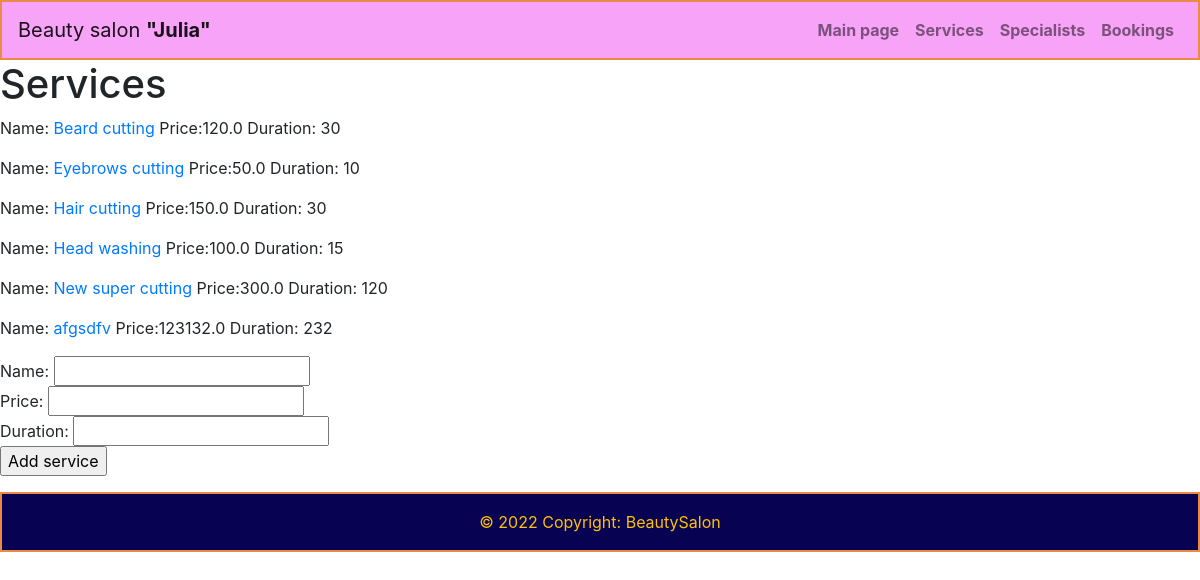
/administrator/services/, run on an earlier commit of the app's database.
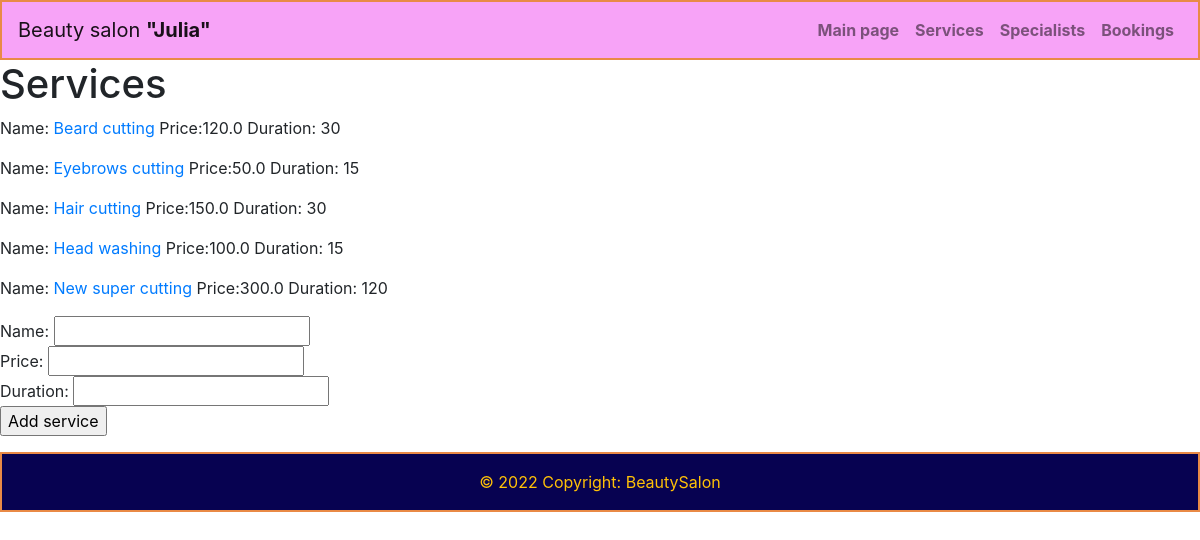
And on a later commit of the database.
### salon/models.py (models this page shows, shortened)
class Service(models.Model):
    name = models.CharField(max_length=250, unique=True)
    price = models.FloatField()
    duration = models.IntegerField()

### salon_admin/views.py (the view, shortened to what this page needs)
# urls.py: path('services/', views.services, name='services'),
def services(request):
    all_services = Service.objects.all().order_by('name')
    return render(request, 'salon_admin/services.html', {'title': 'Services',
                                                         'services': all_services})

### salon_admin/templates/salon_admin/services.html (shortened to what this page needs)
{% extends 'salon_admin/admbase.html' %}
{% load static %}
{% block content %}
<h1>{{title}}</h1>
{% for service in services %}
    <p>Name: <a href="{{service.id}}/">{{ service.name }}</a>
    Price:{{ service.price }}
    Duration: {{ service.duration }}</p>
{% endfor %}
<form method="POST">
    <div>
        <span>Name: </span><input type="text" name="name" required><br>
        <span>Price: </span><input type="number" name="price" required><br>
        <span>Duration: </span><input type="number" name="duration" required>
    </div>
    <input type="submit" value="Add service">
</form>
{% endblock %}

What changed in the data, as far as the page shows it:
removed Service: name "afgsdfv", price "123132.0", duration "232"
changed Service "Eyebrows cutting": duration "10" → "15"
